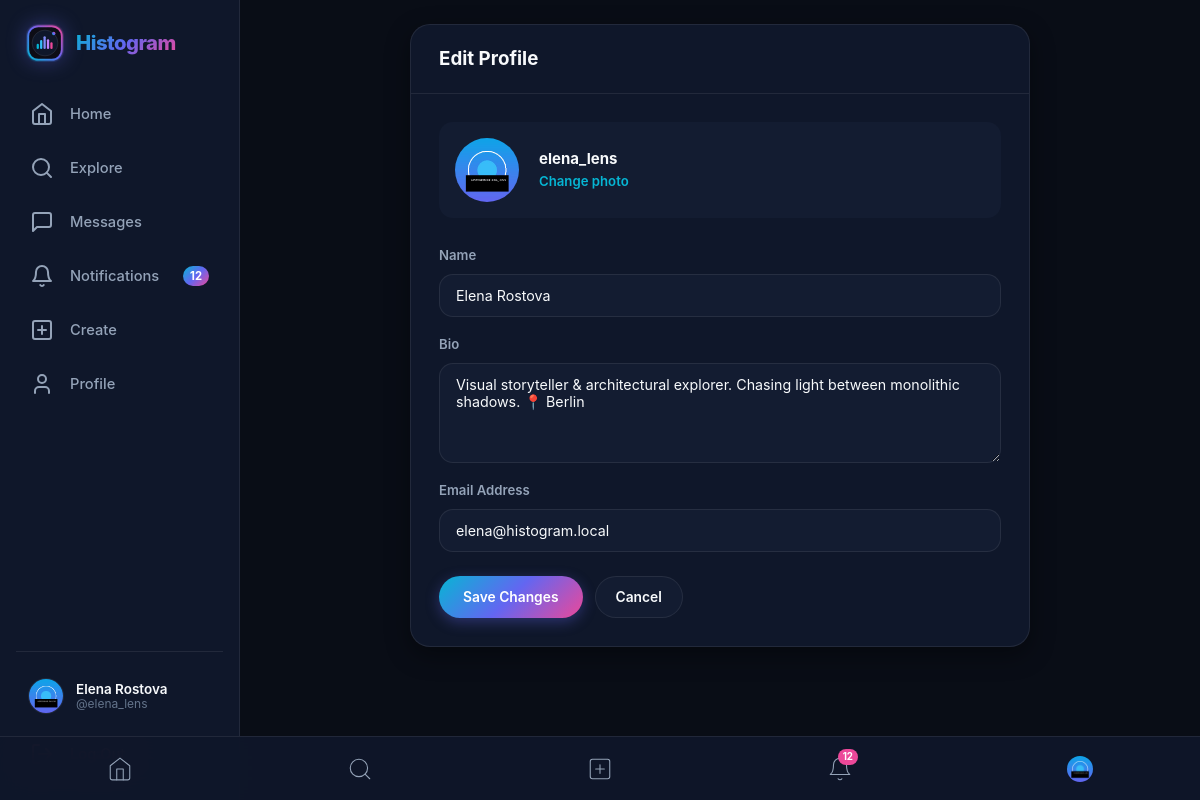
The page /edit-profile (signed in) on the database its author committed.
### tables this page shows
CREATE TABLE users (
        id INTEGER PRIMARY KEY AUTOINCREMENT,
        username TEXT UNIQUE NOT NULL COLLATE NOCASE,
        email TEXT UNIQUE NOT NULL COLLATE NOCASE,
        password_hash TEXT NOT NULL,
        full_name TEXT,
        bio TEXT,
        profile_picture TEXT DEFAULT 'default_avatar.svg',
        created_at TIMESTAMP DEFAULT CURRENT_TIMESTAMP
    );

### app.py (the view, shortened to what this page needs)
@app.route('/edit-profile', methods=['GET', 'POST'])
@login_required
def edit_profile():
    current_user = get_current_user()
    return render_template('edit_profile.html', user=current_user)

### app.py (called while the page is built)
def get_current_user():
    user_id = session.get('user_id')
    if not user_id:
        return None
    return database.query_db("SELECT * FROM users WHERE id = ?", (user_id,), one=True)

def login_required(f):
    @wraps(f)
    def decorated_function(*args, **kwargs):
        if 'user_id' not in session:
            flash("Please log in to access this page.", "warning")
            return redirect(url_for('login', next=request.url))
        return f(*args, **kwargs)
    return decorated_function

@app.context_processor
def inject_global_context():
    current_user = get_current_user()
    unread_notifications = 0
    unread_messages = 0
    if current_user:
        n_row = database.query_db(
            "SELECT COUNT(*) as cnt FROM notifications WHERE user_id = ? AND is_read = 0",
            (current_user['id'],), one=True
        )
        unread_notifications = n_row['cnt'] if n_row else 0
        m_row = database.query_db(
            "SELECT COUNT(*) as cnt FROM messages WHERE receiver_id = ? AND is_read = 0",
            (current_user['id'],), one=True
        )
        unread_messages = m_row['cnt'] if m_row else 0
    return {
        'current_user': current_user,
        'unread_notifications_count': unread_notifications,
        'unread_messages_count': unread_messages,
        'now_year': datetime.now().year
    }

### database.py (called while the page is built)
def get_db_connection():
    conn = sqlite3.connect(DATABASE_PATH)
    conn.row_factory = sqlite3.Row
    conn.execute("PRAGMA foreign_keys = ON;")
    return conn

def query_db(query, args=(), one=False):
    conn = get_db_connection()
    cur = conn.cursor()
    cur.execute(query, args)
    r = cur.fetchall()
    conn.close()
    return (r[0] if r else None) if one else r

### templates/edit_profile.html (shortened to what this page needs)
{% extends "base.html" %}
{% block content %}
<div style="width:100%;max-width:620px;margin:0 auto;">
  <div style="background-color:var(--bg-secondary);border:1px solid var(--border-subtle);border-radius:var(--radius-lg);overflow:hidden;box-shadow:var(--shadow-md);">
    <div style="padding:20px 28px;border-bottom:1px solid var(--border-subtle);">
      <h2 style="font-size:1.25rem;font-weight:700;">Edit Profile</h2>
    </div>
    <form method="POST" action="{{ url_for('edit_profile') }}" enctype="multipart/form-data" style="padding:28px;">
      <div style="display:flex;align-items:center;gap:20px;margin-bottom:28px;background:var(--bg-card);padding:16px;border-radius:var(--radius-md);">
        <img id="avatar-preview" src="{{ url_for('serve_upload', folder='profiles', filename=user.profile_picture) }}" style="width:64px;height:64px;border-radius:50%;object-fit:cover;" alt="">
        <div>
          <div style="font-weight:700;font-size:1rem;">{{ user.username }}</div>
          <label for="profile_picture" style="color:var(--accent-cyan);font-weight:600;font-size:0.88rem;cursor:pointer;">Change photo</label>
        </div>
      </div>
      <div class="form-group">
        <label class="form-label" for="full_name">Name</label>
        <input type="text" id="full_name" name="full_name" value="{{ user.full_name or '' }}" class="input-field" placeholder="Your name">
      </div>
      <div class="form-group">
        <label class="form-label" for="bio">Bio</label>
        <textarea id="bio" name="bio" class="textarea-field" placeholder="Write a short bio about yourself..." maxlength="300">{{ user.bio or '' }}</textarea>
      </div>
      <div class="form-group">
        <label class="form-label" for="email">Email Address</label>
        <input type="email" id="email" name="email" value="{{ user.email }}" required class="input-field">
      </div>
      <div style="display:flex;gap:12px;margin-top:24px;">
        <button type="submit" class="btn btn-primary" style="padding:10px 24px;">Save Changes</button>
        <a href="{{ url_for('profile', username=user.username) }}" class="btn btn-secondary" style="padding:10px 20px;">Cancel</a>
      </div>
    </form>
  </div>
</div>
{% endblock %}

### templates/base.html (shortened to what this page needs)
<!DOCTYPE html>
<html lang="en">
<head>
  <link rel="stylesheet" href="{{ url_for('static', filename='css/style.css') }}">
</head>
<body>
  <div class="app-wrapper">
    {% if current_user %}
    <aside class="app-sidebar">
      <a href="{{ url_for('home') }}" class="brand-container">
        <img src="{{ url_for('static', filename='images/logo.svg') }}" class="brand-logo-svg" alt="Histogram">
        <span class="brand-name">Histogram</span>
      </a>
      <nav class="nav-menu">
        <a href="{{ url_for('home') }}" class="nav-item {% if request.endpoint == 'home' %}active{% endif %}">
          <svg xmlns="http://www.w3.org/2000/svg" viewBox="0 0 24 24" fill="none" stroke="currentColor" stroke-linecap="round" stroke-linejoin="round"><path d="m3 9 9-7 9 7v11a2 2 0 0 1-2 2H5a2 2 0 0 1-2-2z"/><polyline points="9 22 9 12 15 12 15 22"/></svg>
          <span class="nav-label">Home</span>
        </a>
        <a href="{{ url_for('explore') }}" class="nav-item {% if request.endpoint == 'explore' %}active{% endif %}">
          <svg xmlns="http://www.w3.org/2000/svg" viewBox="0 0 24 24" fill="none" stroke="currentColor" stroke-linecap="round" stroke-linejoin="round"><circle cx="11" cy="11" r="8"/><line x1="21" y1="21" x2="16.65" y2="16.65"/></svg>
          <span class="nav-label">Explore</span>
        </a>
        <a href="{{ url_for('messages_page') }}" class="nav-item {% if request.endpoint == 'messages_page' %}active{% endif %}">
          <svg xmlns="http://www.w3.org/2000/svg" viewBox="0 0 24 24" fill="none" stroke="currentColor" stroke-linecap="round" stroke-linejoin="round"><path d="M21 15a2 2 0 0 1-2 2H7l-4 4V5a2 2 0 0 1 2-2h14a2 2 0 0 1 2 2z"/></svg>
          <span class="nav-label">Messages</span>
        </a>
        <a href="{{ url_for('notifications_page') }}" class="nav-item {% if request.endpoint == 'notifications_page' %}active{% endif %}">
          <svg xmlns="http://www.w3.org/2000/svg" viewBox="0 0 24 24" fill="none" stroke="currentColor" stroke-linecap="round" stroke-linejoin="round"><path d="M18 8A6 6 0 0 0 6 8c0 7-3 9-3 9h18s-3-2-3-9"/><path d="M13.73 21a2 2 0 0 1-3.46 0"/></svg>
          <span class="nav-label">Notifications</span>
          {% if unread_notifications_count > 0 %}
            <span class="nav-badge badge-notifications">{{ unread_notifications_count }}</span>
          {% endif %}
        </a>
        <a href="{{ url_for('create_post') }}" class="nav-item {% if request.endpoint == 'create_post' %}active{% endif %}">
          <svg xmlns="http://www.w3.org/2000/svg" viewBox="0 0 24 24" fill="none" stroke="currentColor" stroke-linecap="round" stroke-linejoin="round"><rect x="3" y="3" width="18" height="18" rx="2" ry="2"/><line x1="12" y1="8" x2="12" y2="16"/><line x1="8" y1="12" x2="16" y2="12"/></svg>
          <span class="nav-label">Create</span>
        </a>
        <a href="{{ url_for('profile', username=current_user.username) }}" class="nav-item {% if request.endpoint == 'profile' and request.view_args.get('username') == current_user.username %}active{% endif %}">
          <svg xmlns="http://www.w3.org/2000/svg" viewBox="0 0 24 24" fill="none" stroke="currentColor" stroke-linecap="round" stroke-linejoin="round"><path d="M19 21v-2a4 4 0 0 0-4-4H9a4 4 0 0 0-4 4v2"/><circle cx="12" cy="7" r="4"/></svg>
          <span class="nav-label">Profile</span>
        </a>
      </nav>
      <div class="sidebar-footer">
        <a href="{{ url_for('profile', username=current_user.username) }}" class="user-profile-btn">
          <img src="{{ url_for('serve_upload', folder='profiles', filename=current_user.profile_picture) }}" class="avatar" alt="">
          <div class="user-meta">
            <span class="name">{{ current_user.full_name or current_user.username }}</span>
            <span class="username">@{{ current_user.username }}</span>
          </div>
        </a>
        <a href="{{ url_for('logout') }}" class="nav-item" style="padding:10px 14px;color:var(--accent-red);" title="Log Out">
          <span class="nav-label">Log Out</span>
        </a>
      </div>
    </aside>
    {% endif %}
    <main class="app-main" {% if not current_user %}style="margin-left:0;padding-top:40px;"{% endif %}>
      {% block content %}{% endblock %}
    </main>
  </div>
  {% if current_user %}
  <nav class="mobile-bottom-nav">
    <a href="{{ url_for('home') }}" class="mobile-nav-link {% if request.endpoint == 'home' %}active{% endif %}">
      <svg xmlns="http://www.w3.org/2000/svg" viewBox="0 0 24 24" fill="none" stroke="currentColor" stroke-linecap="round" stroke-linejoin="round"><path d="m3 9 9-7 9 7v11a2 2 0 0 1-2 2H5a2 2 0 0 1-2-2z"/><polyline points="9 22 9 12 15 12 15 22"/></svg>
    </a>
    <a href="{{ url_for('explore') }}" class="mobile-nav-link {% if request.endpoint == 'explore' %}active{% endif %}">
      <svg xmlns="http://www.w3.org/2000/svg" viewBox="0 0 24 24" fill="none" stroke="currentColor" stroke-linecap="round" stroke-linejoin="round"><circle cx="11" cy="11" r="8"/><line x1="21" y1="21" x2="16.65" y2="16.65"/></svg>
    </a>
    <a href="{{ url_for('create_post') }}" class="mobile-nav-link {% if request.endpoint == 'create_post' %}active{% endif %}">
      <svg xmlns="http://www.w3.org/2000/svg" viewBox="0 0 24 24" fill="none" stroke="currentColor" stroke-linecap="round" stroke-linejoin="round"><rect x="3" y="3" width="18" height="18" rx="2" ry="2"/><line x1="12" y1="8" x2="12" y2="16"/><line x1="8" y1="12" x2="16" y2="12"/></svg>
    </a>
    <a href="{{ url_for('notifications_page') }}" class="mobile-nav-link {% if request.endpoint == 'notifications_page' %}active{% endif %}">
      <svg xmlns="http://www.w3.org/2000/svg" viewBox="0 0 24 24" fill="none" stroke="currentColor" stroke-linecap="round" stroke-linejoin="round"><path d="M18 8A6 6 0 0 0 6 8c0 7-3 9-3 9h18s-3-2-3-9"/><path d="M13.73 21a2 2 0 0 1-3.46 0"/></svg>
      {% if unread_notifications_count > 0 %}
        <span class="mobile-badge badge-notifications">{{ unread_notifications_count }}</span>
      {% endif %}
    </a>
    <a href="{{ url_for('profile', username=current_user.username) }}" class="mobile-nav-link {% if request.endpoint == 'profile' and request.view_args.get('username') == current_user.username %}active{% endif %}">
      <img src="{{ url_for('serve_upload', folder='profiles', filename=current_user.profile_picture) }}" style="width:26px;height:26px;border-radius:50%;object-fit:cover;" alt="">
    </a>
  </nav>
  {% endif %}
</body>
</html>

### rows shown on the page
users: profile_picture (picture), full_name "Elena Rostova", username "elena_lens", bio "Visual storyteller & architectural explorer. Chasing light between monolithic shadows. 📍 Berlin", email "elena@histogram.local"

### other values the page prints
{{ unread_notifications_count }} "12"
